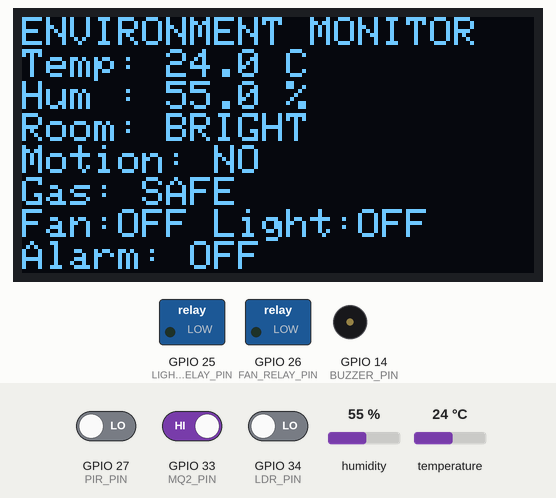
A program run on a simulated ESP32. Parts: 128×64 one-colour display, switched loads named in the program (green lamp = pin HIGH), buzzer (waves = sounding). The test bench sets the inputs (shaded band); at power-on: GPIO 33 (MQ2_PIN) HIGH, GPIO 27 (PIR_PIN) LOW, GPIO 34 (LDR_PIN) LOW, humidity 55 %, temperature 24 °C. What the program prints to the serial monitor is not drawn.

Above: at 2.7 s.
2.8 s: GPIO 33 (MQ2_PIN) driven LOW
At 4.6 s:
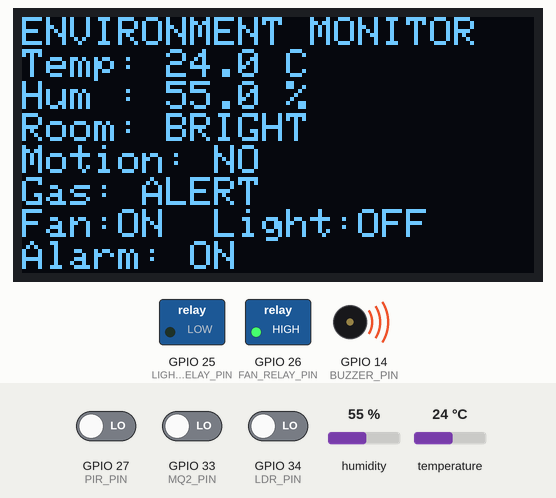
5.5 s: GPIO 27 (PIR_PIN) driven HIGH
At 6.1 s:
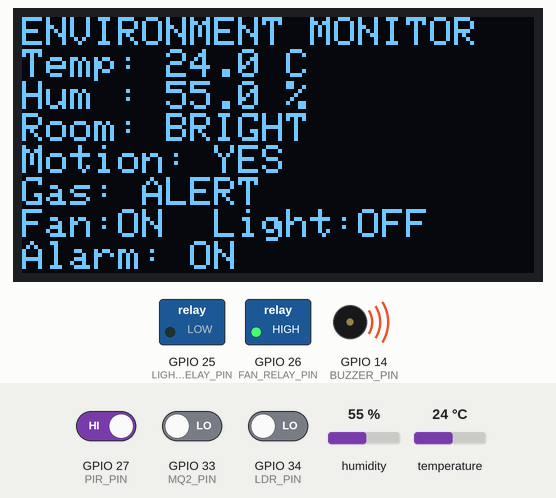
8.2 s: GPIO 34 (LDR_PIN) driven HIGH
At 10.4 s:
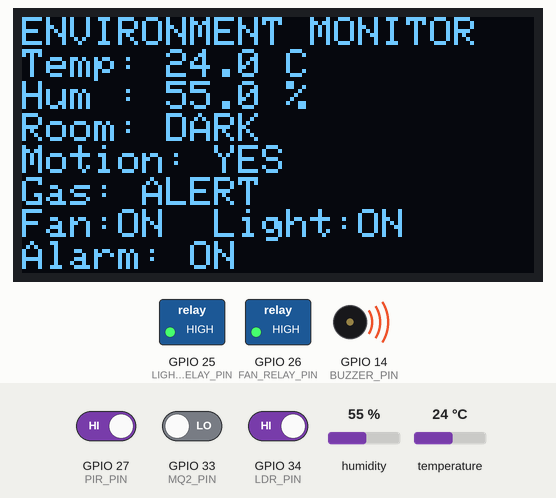
11.0 s: GPIO 33 (MQ2_PIN) driven HIGH
At 11.9 s:
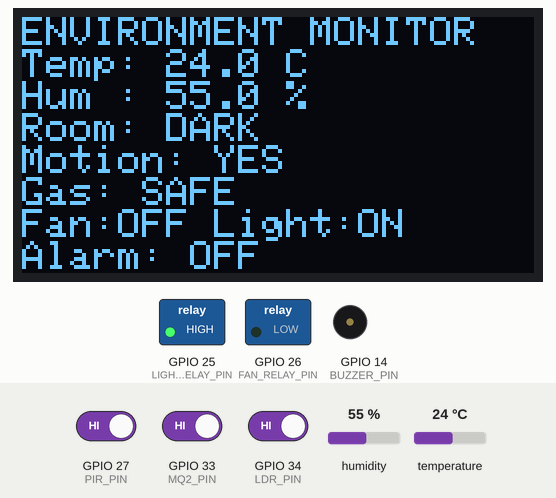
13.7 s: humidity set to 68 %
At 16.1 s:
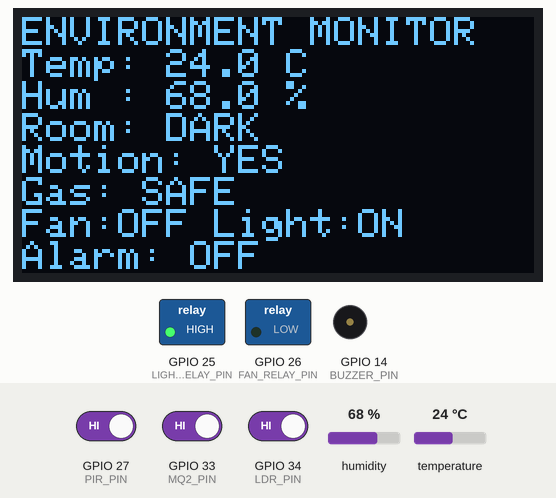
17.0 s: humidity set to 71 %
At 18.8 s:
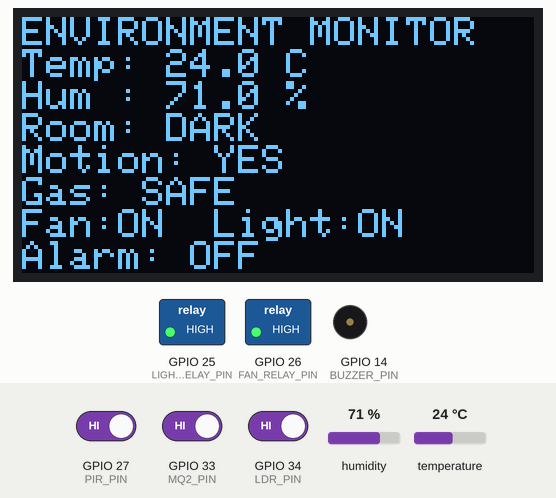
Timing chart, 0 to 20.3 s (numbered marks = the images above; inputs shaded):
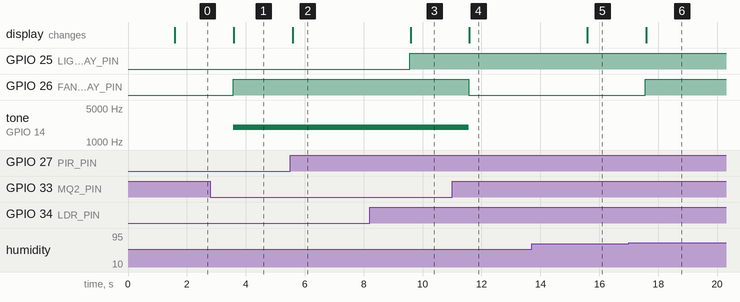

The program:

main.cpp
```cpp
#include <Arduino.h>
#include <Wire.h>
#include <DHTesp.h>
#include <Adafruit_GFX.h>
#include <Adafruit_SSD1306.h>

#include "config.h"

DHTesp dht;
Adafruit_SSD1306 display(OLED_WIDTH, OLED_HEIGHT, &Wire, -1);

struct EnvironmentData {
    float temperature = NAN;
    float humidity = NAN;
    bool dark = false;
    bool motion = false;
    bool gasAlert = false;
};

EnvironmentData env;

bool fanOn = false;
bool lightOn = false;
bool alarmOn = false;

unsigned long lastSensorRead = 0;

// -------------------------
// HELPER FUNCTIONS
// -------------------------

void setRelay(uint8_t pin, bool on) {
    if (RELAY_ACTIVE_HIGH) {
        digitalWrite(pin, on ? HIGH : LOW);
    } else {
        digitalWrite(pin, on ? LOW : HIGH);
    }
}

void readSensors() {
    TempAndHumidity dhtData = dht.getTempAndHumidity();

    env.temperature = dhtData.temperature;
    env.humidity = dhtData.humidity;

    // Wokwi Photoresistor DO: HIGH = dark, LOW = bright.
    env.dark = (digitalRead(LDR_PIN) == HIGH);

    env.motion = (digitalRead(PIR_PIN) == HIGH);

    // Wokwi MQ2 DO: LOW = gas concentration exceeds threshold.
    env.gasAlert = (digitalRead(MQ2_PIN) == LOW);
}

void applyAutomation() {
    // -------- FAN --------
    // Start fan when temperature/humidity is too high or gas is detected.
    bool fanDemand = false;

    if (isnan(env.temperature) || isnan(env.humidity)) {
        // If DHT22 fails, don't make a decision from invalid values.
        fanDemand = env.gasAlert;
    } else {
        if (env.temperature >= FAN_TEMP_ON || env.humidity >= FAN_HUM_ON || env.gasAlert) {
            fanDemand = true;
        }

        // Hysteresis: keep the fan OFF only when the environment is safely below
        // the lower thresholds and there is no gas alarm.
        if (fanOn && env.temperature > FAN_TEMP_OFF) {
            fanDemand = true;
        }

        if (fanOn && env.humidity > FAN_HUM_OFF) {
            fanDemand = true;
        }
    }

    fanOn = fanDemand;

    // -------- LIGHT --------
    // Turn the room light on only when it is dark AND movement is detected.
    lightOn = env.dark && env.motion;

    // -------- ALARM --------
    bool overTemperature = !isnan(env.temperature) && env.temperature >= ALARM_TEMP;
    alarmOn = env.gasAlert || overTemperature;

    setRelay(FAN_RELAY_PIN, fanOn);
    setRelay(LIGHT_RELAY_PIN, lightOn);

    if (alarmOn) {
        tone(BUZZER_PIN, 2000);
    } else {
        noTone(BUZZER_PIN);
    }
}

void updateDisplay() {
    display.clearDisplay();
    display.setTextColor(SSD1306_WHITE);
    display.setTextSize(1);

    display.setCursor(0, 0);
    display.print("ENVIRONMENT MONITOR");

    display.setCursor(0, 8);
    display.print("Temp: ");
    if (isnan(env.temperature)) {
        display.print("ERR");
    } else {
        display.print(env.temperature, 1);
        display.print(" C");
    }

    display.setCursor(0, 16);
    display.print("Hum : ");
    if (isnan(env.humidity)) {
        display.print("ERR");
    } else {
        display.print(env.humidity, 1);
        display.print(" %");
    }

    display.setCursor(0, 24);
    display.print("Room: ");
    display.print(env.dark ? "DARK" : "BRIGHT");

    display.setCursor(0, 32);
    display.print("Motion: ");
    display.print(env.motion ? "YES" : "NO");

    display.setCursor(0, 40);
    display.print("Gas: ");
    display.print(env.gasAlert ? "ALERT" : "SAFE");

    display.setCursor(0, 48);
    display.print("Fan:");
    display.print(fanOn ? "ON " : "OFF");
    display.print(" Light:");
    display.print(lightOn ? "ON" : "OFF");

    display.setCursor(0, 56);
    display.print("Alarm: ");
    display.print(alarmOn ? "ON" : "OFF");

    display.display();
}

void printStatus() {
    Serial.println("==============================");
    Serial.println("ENVIRONMENT MONITORING");

    Serial.print("Temperature: ");
    if (isnan(env.temperature)) Serial.println("ERROR");
    else {
        Serial.print(env.temperature, 1);
        Serial.println(" C");
    }

    Serial.print("Humidity   : ");
    if (isnan(env.humidity)) Serial.println("ERROR");
    else {
        Serial.print(env.humidity, 1);
        Serial.println(" %");
    }

    Serial.print("Room       : ");
    Serial.println(env.dark ? "DARK" : "BRIGHT");

    Serial.print("Motion     : ");
    Serial.println(env.motion ? "YES" : "NO");

    Serial.print("Gas        : ");
    Serial.println(env.gasAlert ? "ALERT" : "SAFE");

    Serial.print("Fan        : ");
    Serial.println(fanOn ? "ON" : "OFF");

    Serial.print("Light      : ");
    Serial.println(lightOn ? "ON" : "OFF");

    Serial.print("Alarm      : ");
    Serial.println(alarmOn ? "ON" : "OFF");
}

void setup() {
    Serial.begin(115200);

    // Sensor inputs
    pinMode(LDR_PIN, INPUT);
    pinMode(PIR_PIN, INPUT);
    pinMode(MQ2_PIN, INPUT);

    // Actuator outputs
    pinMode(FAN_RELAY_PIN, OUTPUT);
    pinMode(LIGHT_RELAY_PIN, OUTPUT);
    pinMode(BUZZER_PIN, OUTPUT);

    setRelay(FAN_RELAY_PIN, false);
    setRelay(LIGHT_RELAY_PIN, false);
    noTone(BUZZER_PIN);

    // DHT22
    dht.setup(DHT_PIN, DHTesp::DHT22);

    // OLED
    Wire.begin(OLED_SDA, OLED_SCL);
    if (!display.begin(SSD1306_SWITCHCAPVCC, OLED_ADDRESS)) {
        Serial.println("ERROR: OLED not found");
    } else {
        display.clearDisplay();
        display.setTextColor(SSD1306_WHITE);
        display.setTextSize(1);
        display.setCursor(0, 0);
        display.println("Environment System");
        display.println("Starting...");
        display.display();
    }

    delay(1500);
}

void loop() {
    unsigned long now = millis();

    if (now - lastSensorRead >= SENSOR_INTERVAL_MS || lastSensorRead == 0) {
        lastSensorRead = now;

        readSensors();
        applyAutomation();
        updateDisplay();
        printStatus();
    }
}
```

config.h
```cpp
#pragma once

// =========================
// SENSOR PINS
// =========================
constexpr uint8_t DHT_PIN   = 15;
constexpr uint8_t LDR_PIN   = 34;   // Photoresistor DO
constexpr uint8_t PIR_PIN   = 27;   // PIR OUT
constexpr uint8_t MQ2_PIN   = 33;   // MQ2 DO

// =========================
// ACTUATOR PINS
// =========================
constexpr uint8_t FAN_RELAY_PIN   = 26;
constexpr uint8_t LIGHT_RELAY_PIN = 25;
constexpr uint8_t BUZZER_PIN      = 14;

// =========================
// OLED I2C
// =========================
constexpr uint8_t OLED_SDA = 21;
constexpr uint8_t OLED_SCL = 22;
constexpr uint8_t OLED_ADDRESS = 0x3C;

constexpr int OLED_WIDTH  = 128;
constexpr int OLED_HEIGHT = 64;

// =========================
// AUTOMATION THRESHOLDS
// =========================
constexpr float FAN_TEMP_ON     = 30.0f;
constexpr float FAN_TEMP_OFF    = 28.0f;
constexpr float FAN_HUM_ON      = 70.0f;
constexpr float FAN_HUM_OFF     = 65.0f;
constexpr float ALARM_TEMP      = 35.0f;

// Wokwi MQ2 digital output is LOW when gas exceeds its configured threshold.
constexpr bool RELAY_ACTIVE_HIGH = true;

// Sensor refresh interval. DHT22 should not be polled too quickly.
constexpr unsigned long SENSOR_INTERVAL_MS = 2000;
```

Measured:
- the behaviour switches between 69 and 70 % on humidity (found by bisection; images 5 and 6)
- after the input at 2.8 s, GPIO 26 (FAN_RELAY_PIN): LOW → HIGH after 0.77 s; tone on GPIO 14 (BUZZER_PIN): silent → 2000 Hz after 0.77 s; the display: changes after 0.79 s (image 1)
- after the input at 5.5 s, the display: changes after 0.09 s (image 2)
- after the input at 8.2 s, GPIO 25 (LIGHT_RELAY_PIN): LOW → HIGH after 1.4 s; the display: changes after 1.4 s (image 3)
- after the input at 11.0 s, GPIO 26 (FAN_RELAY_PIN): HIGH → LOW after 0.57 s; tone on GPIO 14 (BUZZER_PIN): 2000 Hz → silent after 0.57 s; the display: changes after 0.59 s (image 4)
- after the input at 13.7 s, the display: changes after 1.9 s (image 5)
- after the input at 17.0 s, GPIO 26 (FAN_RELAY_PIN): LOW → HIGH after 0.57 s; the display: changes after 0.59 s (image 6)
